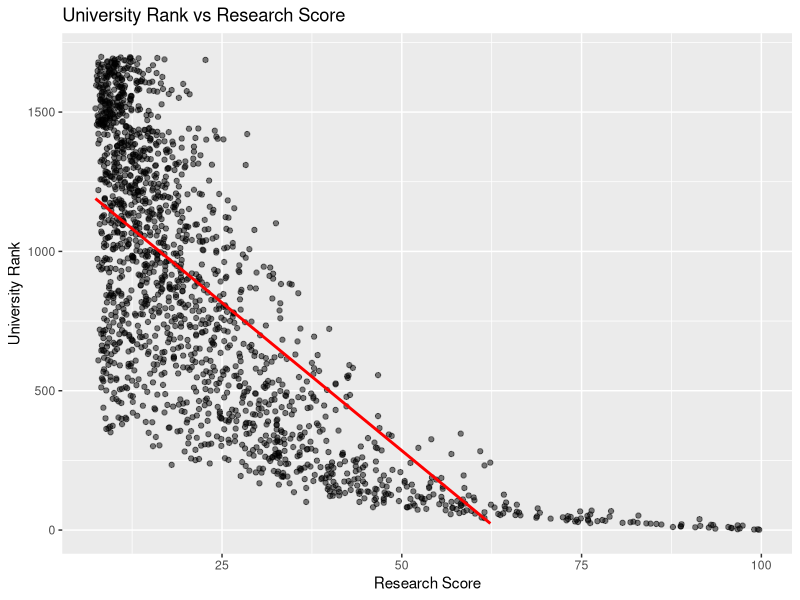
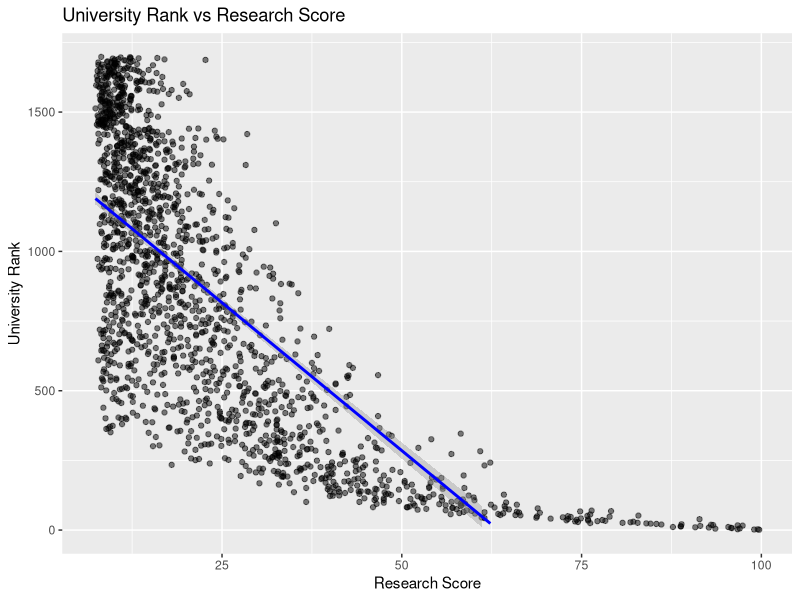
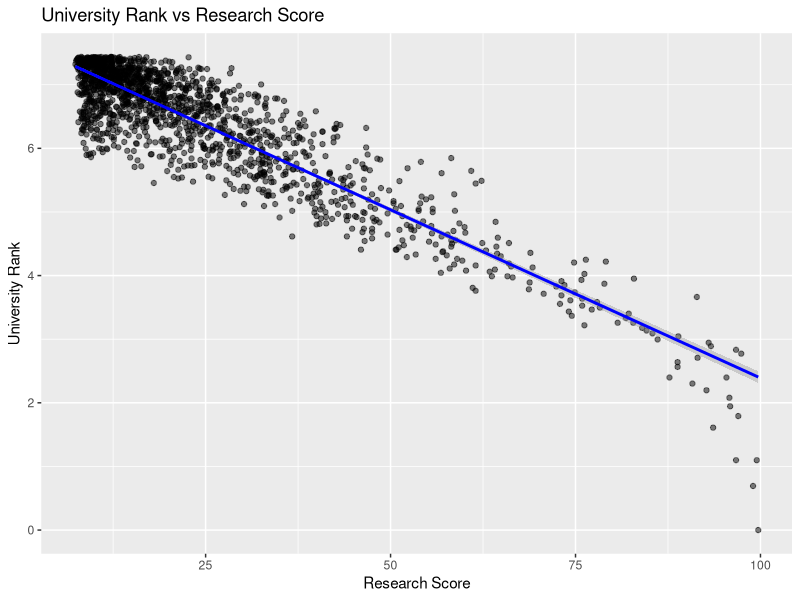

Source code (R) for these figures, in order:
## ---- chunk 1
knitr::opts_chunk$set(echo = TRUE)
## ---- chunk 2
library(ggplot2)
data = read.csv("rankings.csv")
data = na.omit(data)
data$University.Rank <- as.numeric(data$University.Rank)
data$Research.Score <- as.numeric(data$Research.Score)

model <- lm(University.Rank ~ Research.Score, data = data)

# https://www.kaggle.com/datasets/alitaqi000/world-university-rankings-2023
plot = ggplot(data, aes(x = Research.Score, y = University.Rank)) +
    geom_point(alpha = 0.5) +
    geom_smooth(method = "lm", se = FALSE, color = "red") + ylim(0, NA) +
  labs(y = "University Rank", x = "Research Score") +
  ggtitle("University Rank vs Research Score")

plot


correlation = cor(data$University.Rank, data$Research.Score)
# correlation
## ---- chunk 3
coefficients <- coef(model)
intercept <- coefficients[1]
slope <- coefficients[2]

summary(model)
## ---- chunk 4
confidence_interval <- confint(model, level = 0.95)
confidence_interval
## ---- chunk 5
plot2 = ggplot(data, aes(x = Research.Score, y = University.Rank)) +
    geom_point(alpha = 0.5) +
    geom_smooth(method = "lm", se = TRUE, color = "blue") + ylim(0, NA) +
  labs(y = "University Rank", x = "Research Score") +
  ggtitle("University Rank vs Research Score")
plot2
## ---- chunk 6

## ---- chunk 7
ln_y = log(data$University.Rank)

plot2 = ggplot(data, aes(x = Research.Score, y = ln_y)) +
    geom_point(alpha = 0.5) +
    geom_smooth(method = "lm", se = TRUE, color = "blue") + ylim(0, NA) +
  labs(y = "University Rank", x = "Research Score") +
  ggtitle("University Rank vs Research Score")
plot2

## ---- chunk 8
model2 = lm(ln_y~Research.Score, data=data)
summary(model2)
## ---- chunk 9
cor(log(data$University.Rank), data$Research.Score)
## ---- chunk 10
